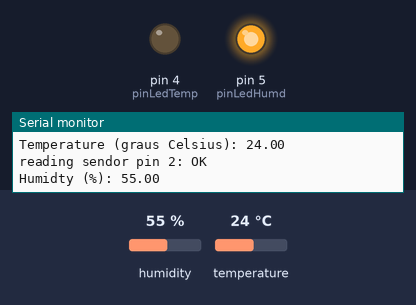
The sketch below on a simulated Arduino Uno, built with avr-gcc and run on an emulated ATmega328P. Shown: output pins drawn as LEDs (lit = HIGH), the last lines printed to the serial monitor. The test bench sets the inputs (shaded band); at power-on: temperature 24 °C, humidity 55 %.

Above: at 3.8 s.
3.9 s: temperature set to 21 °C
8.2 s: temperature set to 18 °C
At 12.3 s:
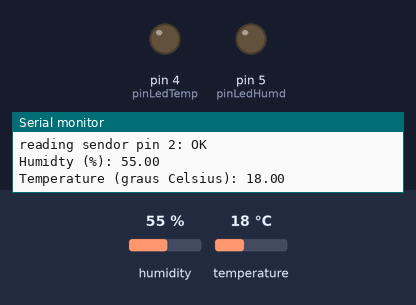
16.0 s: humidity set to 52 %
19.9 s: humidity set to 49 %
At 21.9 s:
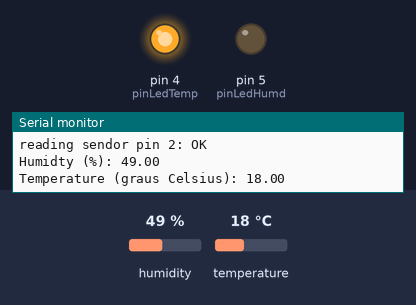
23.8 s: humidity set to 68 %
At 27.3 s:
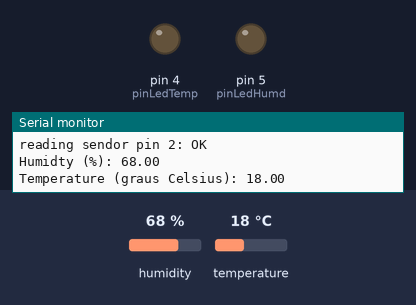
Timing chart, 0 to 31.7 s (numbered marks = the images above; inputs shaded):
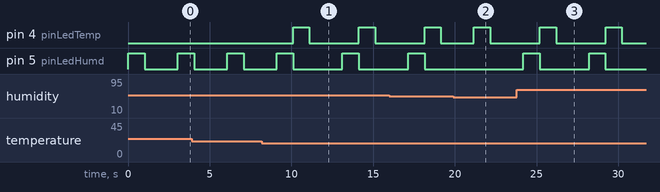

The sketch:

temp_humidity_meter.ino
```cpp
#include <dht11.h>

// protoboard project https://circuits.io/circuits/4921240-humidity-temp-meter

dht11 sensor;

#define pinLedHumd 5
#define pinLedTemp 4

void setup() {
  Serial.begin(9600); //define serial speed (9600 bps)
  pinMode(pinLedHumd,OUTPUT);
  pinMode(pinLedTemp,OUTPUT);
}

void loop() {
  Serial.print("reading sendor pin 2: ");
  int chk = sensor.read(2);
  switch (chk) {
    case DHTLIB_OK:
      Serial.println("OK");
      break;
    case DHTLIB_ERROR_CHECKSUM:
      Serial.println("checksum error");
      break;
    case DHTLIB_ERROR_TIMEOUT:
      Serial.println("Tempo esgotado");
      break;
    default:
      Serial.println("Erro desconhecido");
  }

  float humidity = (float)sensor.humidity;
  float temp = (float)sensor.temperature;

  Serial.print("Humidty (%): ");
  Serial.println(humidity, 2);
  checkLed(humidity, 50.0, pinLedHumd);

  Serial.print("Temperature (graus Celsius): ");
  Serial.println(temp, 2);
  checkLed(20.0, temp, pinLedTemp);

  delay(2000);
}

void checkLed(float param1, float param2, int pin){
  if (param1 > param2){
    digitalWrite(pin,HIGH);
    delay(1000);
    digitalWrite(pin,LOW);
  }
}
```

Measured:
- the behaviour switches between 20 and 19 °C on temperature (found by bisection; images 0 and 1)
- the behaviour switches between 51 and 50 % on humidity (found by bisection; images 1 and 2)
- after the input at 8.2 s, pin 4 (pinLedTemp): alternates HIGH for 1.0 s and LOW for 3.0 s, starting after 1.9 s; pin 5 (pinLedHumd): LOW → HIGH after 4.9 s, → LOW 1.0 s later
- after the input at 19.9 s, pin 5 (pinLedHumd): stays LOW (without the input it goes to HIGH after 1.3 s)
- after the input at 23.8 s, pin 4 (pinLedTemp): alternates HIGH for 1.0 s and LOW for 3.0 s, starting after 1.4 s; pin 5 (pinLedHumd): alternates HIGH for 1.0 s and LOW for 3.0 s, starting after 0.40 s
